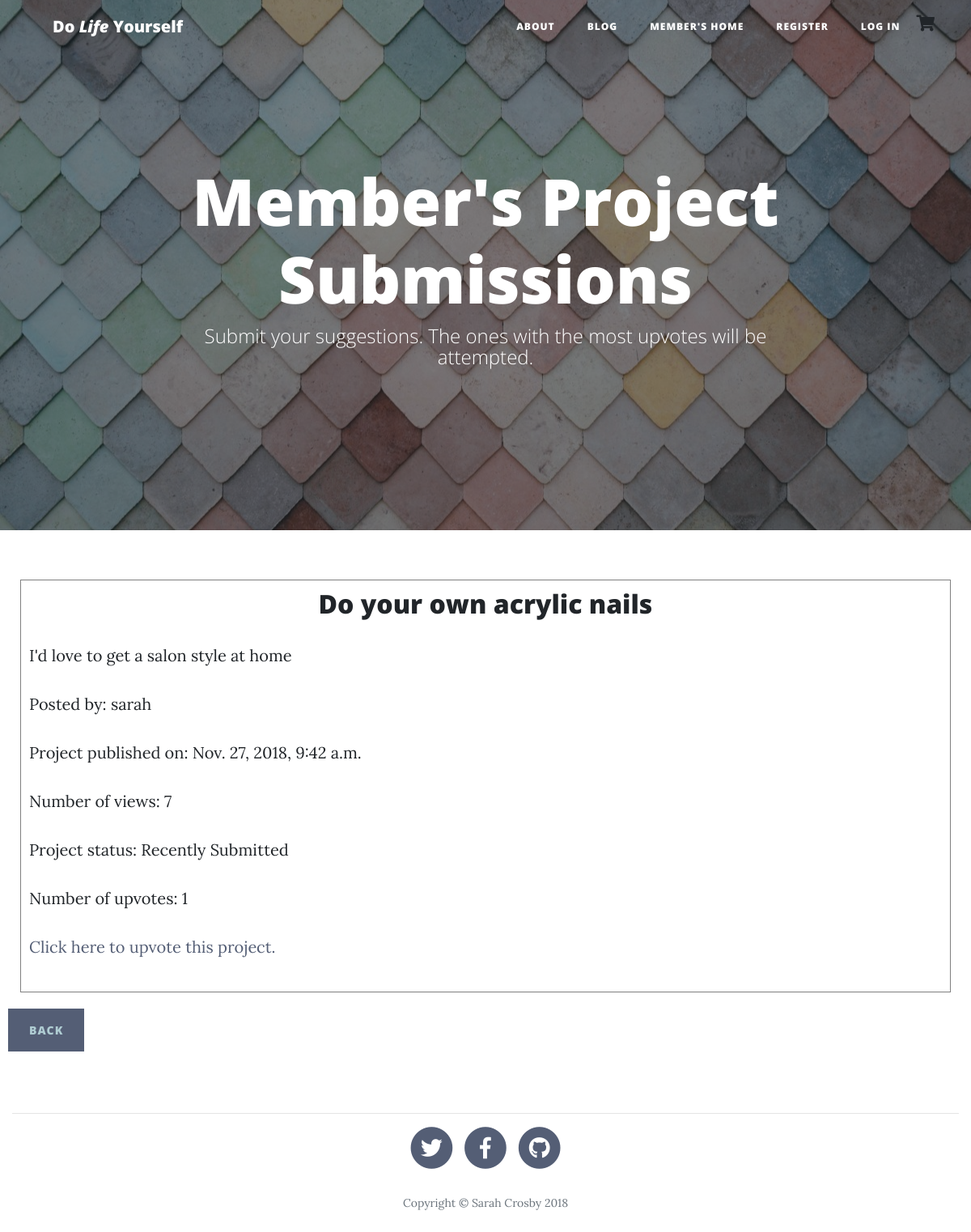
/posts/13/, run on the app's committed database.
### posts/models.py (models this page shows, shortened)
class Post(models.Model):
    title = models.CharField(max_length=30, default='')
    content = models.CharField(max_length=500, default='')
    created_date = models.DateTimeField(auto_now_add=True)
    published_date = models.DateTimeField(blank=True, null=True,
                                          default=timezone.now)
    views = models.IntegerField(default=0)
    tag = models.CharField(max_length=30, blank=True, null=True)
    user = models.ForeignKey(User, default="")
    status_choice = (
        ('PR', 'In Progress'),
        ('PL', 'In Planning'),
        ('C', 'Completed'),
        ('W', 'Waiting to be Funded'),
        ('R', 'Recently Submitted'),
    )
    status = models.CharField(max_length=2, choices=status_choice, default='R')
    votes = models.IntegerField(default = 0)
    image = models.ImageField(upload_to="img", blank=True, null=True, default='')

### posts/views.py (the view)
# urls.py: url(r'^(?P<pk>\d+)/$', post_detail, name='post_detail'),
def post_detail(request, pk):
    post = get_object_or_404(Post, pk=pk)
    post.views += 1
    post.save()
    return render(request, "postdetail.html", {'post': post})

### cart/contexts.py (called while the page is built)
def cart_contents(request):
    cart = request.session.get('cart', {})
    cart_items = []
    total = 0
    product_count = 0
    for id, quantity in cart.items():
        product = get_object_or_404(Product, pk=id)
        total += quantity * product.tribute
        product_count += quantity
        cart_items.append({'id': id, 'quantity': quantity, 'product': product})
    return {'cart_items': cart_items, 'total': total, 'product_count': product_count }

### posts/templates/postdetail.html (shortened to what this page needs)
{% extends "base.html" %}
{% block content %}
 <body>
    <header class="masthead" style="background-image: url('/media/img/host/background.jpg')">
      <div class="overlay"></div>
      <div class="container">
        <div class="row">
          <div class="col-lg-8 col-md-10 mx-auto">
            <div class="site-heading">
              <h1>Member's Project Submissions</h1>
              <span class="subheading">Submit your suggestions. The ones with the most upvotes will be attempted.</span>
            </div>
          </div>
        </div>
      </div>
    </header>
    <div class="container-fluid">
      <div class="row">
        <div class="col-12">
        </div>
      </div>
    <div class="panel panel-default custom-detail-panel">
        <div class="product-panel-body">
            <div class="product-introduction">
                <h2>{{ post.title }}</h2>
            </div>
            <p> {{ post.content }} </p>
            <p>Posted by: {{post.user }}</p>
              <p>Project published on: {{ post.published_date }}</p>
              <p>Number of views: {{ post.views }}</p>
              <p>Project status: {{ post.get_status_display }}</p>
              <p>Number of upvotes: {{post.votes }}</p>
            <p>
              <a href="/posts/upvote/{{ post.id }}">
                Click here to upvote this project.
              </a>
            </p>
        </div>
    </div>
    <div class="row">
      <a class="btn custom-btn" href="{% url 'get_posts' %}">Back</a>
    </div>
  </body>
{% endblock %}

### static/css/custom.css (style rules this page uses)
.custom-btn { margin: 10px; background-color: #545e75; color: #afccd2; }
p a { text-decoration: none; color: #545E75; }
.custom-detail-panel { border: 1px solid grey; padding: 10px; margin: 10px; }
.product-introduction { text-align: center; }

### data on the page
Post: title "Do your own acrylic nails", content "I'd love to get a salon style at home", user "sarah", published_date "Nov. 27, 2018, 9:42 a.m.", views "7", status "Recently Submitted", votes "1"
